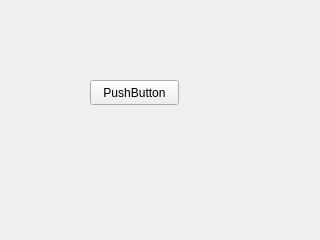
<?xml version="1.0" encoding="UTF-8"?>
<ui version="4.0">
 <class>SqzUdpTest</class>
 <widget class="QWidget" name="SqzUdpTest">
  <property name="geometry">
   <rect>
    <x>0</x>
    <y>0</y>
    <width>320</width>
    <height>240</height>
   </rect>
  </property>
  <property name="windowTitle">
   <string>Form</string>
  </property>
  <widget class="QPushButton" name="pushButton">
   <property name="geometry">
    <rect>
     <x>90</x>
     <y>80</y>
     <width>89</width>
     <height>25</height>
    </rect>
   </property>
   <property name="text">
    <string>PushButton</string>
   </property>
  </widget>
 </widget>
 <resources/>
 <connections/>
</ui>
